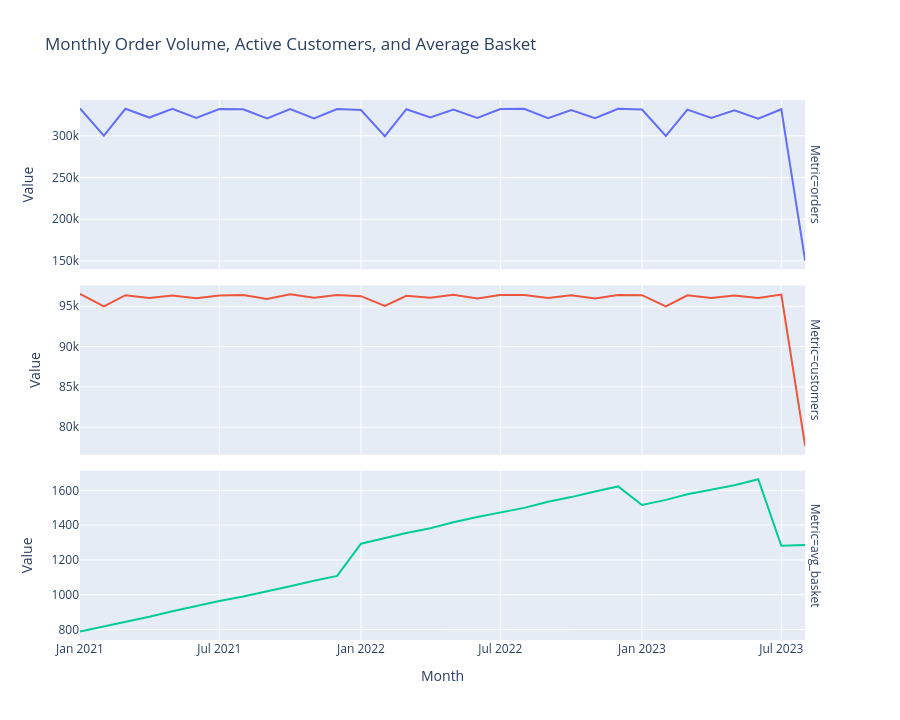

Write notebook code for a chart like this one.
### Code cell
monthly_long = monthly_sales.unpivot(
    index="order_month",
    on=["orders", "customers", "avg_basket"],
    variable_name="metric",
    value_name="value",
)

fig = px.line(
    monthly_long,
    x="order_month",
    y="value",
    color="metric",
    facet_row="metric",
    title="Monthly Order Volume, Active Customers, and Average Basket",
    labels={"order_month": "Month", "value": "Value", "metric": "Metric"},
    height=720,
)
fig.update_yaxes(matches=None)
fig.update_layout(showlegend=False, hovermode="x unified")
fig.show()

### Figure 1 — Plotly figure (JSON) as saved in the notebook; plotly's stock layout.template omitted (floating-point values rounded to 4 significant figures)
{"data": [{"hovertemplate": "Metric=orders<br>Month=%{x}<br>Value=%{y}<extra></extra>", "legendgroup": "orders", "line": {"color": "#636efa", "dash": "solid"}, "marker": {"symbol": "circle"}, "mode": "lines", "name": "orders", "orientation": "v", "showlegend": true, "type": "scatter", "x": ["2021-01-01", "2021-02-01", "2021-03-01", "2021-04-01", "2021-05-01", "2021-06-01", "2021-07-01", "2021-08-01", "2021-09-01", "2021-10-01", "2021-11-01", "2021-12-01", "2022-01-01", "2022-02-01", "2022-03-01", "2022-04-01", "2022-05-01", "2022-06-01", "2022-07-01", "2022-08-01", "2022-09-01", "2022-10-01", "2022-11-01", "2022-12-01", "2023-01-01", "2023-02-01", "2023-03-01", "2023-04-01", "2023-05-01", "2023-06-01", "2023-07-01", "2023-08-01"], "xaxis": "x3", "y": [332800.0, 300200.0, 332400.0, 321900.0, 332200.0, 321500.0, 332000.0, 331900.0, 320800.0, 332100.0, 320900.0, 332100.0, 331000.0, 299500.0, 331800.0, 322100.0, 331400.0, 321400.0, 332200.0, 332300.0, 321200.0, 330700.0, 321000.0, 332300.0, 331600.0, 299800.0, 331400.0, 321300.0, 330600.0, 320600.0, 331900.0, 150200.0], "yaxis": "y3"}, {"hovertemplate": "Metric=customers<br>Month=%{x}<br>Value=%{y}<extra></extra>", "legendgroup": "customers", "line": {"color": "#EF553B", "dash": "solid"}, "marker": {"symbol": "circle"}, "mode": "lines", "name": "customers", "orientation": "v", "showlegend": true, "type": "scatter", "x": ["2021-01-01", "2021-02-01", "2021-03-01", "2021-04-01", "2021-05-01", "2021-06-01", "2021-07-01", "2021-08-01", "2021-09-01", "2021-10-01", "2021-11-01", "2021-12-01", "2022-01-01", "2022-02-01", "2022-03-01", "2022-04-01", "2022-05-01", "2022-06-01", "2022-07-01", "2022-08-01", "2022-09-01", "2022-10-01", "2022-11-01", "2022-12-01", "2023-01-01", "2023-02-01", "2023-03-01", "2023-04-01", "2023-05-01", "2023-06-01", "2023-07-01", "2023-08-01"], "xaxis": "x2", "y": [96540.0, 94980.0, 96370.0, 96020.0, 96320.0, 95980.0, 96330.0, 96390.0, 95900.0, 96470.0, 96050.0, 96400.0, 96260.0, 95030.0, 96300.0, 96040.0, 96420.0, 95960.0, 96400.0, 96400.0, 96020.0, 96350.0, 95960.0, 96410.0, 96370.0, 94980.0, 96360.0, 96030.0, 96340.0, 96020.0, 96450.0, 77650.0], "yaxis": "y2"}, {"hovertemplate": "Metric=avg_basket<br>Month=%{x}<br>Value=%{y}<extra></extra>", "legendgroup": "avg_basket", "line": {"color": "#00cc96", "dash": "solid"}, "marker": {"symbol": "circle"}, "mode": "lines", "name": "avg_basket", "orientation": "v", "showlegend": true, "type": "scatter", "x": ["2021-01-01", "2021-02-01", "2021-03-01", "2021-04-01", "2021-05-01", "2021-06-01", "2021-07-01", "2021-08-01", "2021-09-01", "2021-10-01", "2021-11-01", "2021-12-01", "2022-01-01", "2022-02-01", "2022-03-01", "2022-04-01", "2022-05-01", "2022-06-01", "2022-07-01", "2022-08-01", "2022-09-01", "2022-10-01", "2022-11-01", "2022-12-01", "2023-01-01", "2023-02-01", "2023-03-01", "2023-04-01", "2023-05-01", "2023-06-01", "2023-07-01", "2023-08-01"], "xaxis": "x", "y": [788.4, 817.3, 844.0, 873.7, 905.2, 935.4, 963.7, 989.6, 1018.0, 1049.0, 1080.0, 1108.0, 1294.0, 1328.0, 1355.0, 1382.0, 1416.0, 1447.0, 1471.0, 1499.0, 1535.0, 1561.0, 1594.0, 1623.0, 1516.0, 1545.0, 1578.0, 1606.0, 1630.0, 1664.0, 1281.0, 1286.0], "yaxis": "y"}], "layout": {"annotations": [{"font": {}, "showarrow": false, "text": "Metric=avg_basket", "textangle": 90, "x": 0.98, "xanchor": "left", "xref": "paper", "y": 0.1567, "yanchor": "middle", "yref": "paper"}, {"font": {}, "showarrow": false, "text": "Metric=customers", "textangle": 90, "x": 0.98, "xanchor": "left", "xref": "paper", "y": 0.5, "yanchor": "middle", "yref": "paper"}, {"font": {}, "showarrow": false, "text": "Metric=orders", "textangle": 90, "x": 0.98, "xanchor": "left", "xref": "paper", "y": 0.8433, "yanchor": "middle", "yref": "paper"}], "height": 720, "hovermode": "x unified", "legend": {"title": {"text": "Metric"}, "tracegroupgap": 0}, "showlegend": false, "title": {"text": "Monthly Order Volume, Active Customers, and Average Basket"}, "xaxis": {"anchor": "y", "domain": [0, 0.98], "title": {"text": "Month"}}, "xaxis2": {"anchor": "y2", "domain": [0, 0.98], "matches": "x", "showticklabels": false}, "xaxis3": {"anchor": "y3", "domain": [0, 0.98], "matches": "x", "showticklabels": false}, "yaxis": {"anchor": "x", "domain": [0, 0.3133], "title": {"text": "Value"}}, "yaxis2": {"anchor": "x2", "domain": [0.3433, 0.6567], "title": {"text": "Value"}}, "yaxis3": {"anchor": "x3", "domain": [0.6867, 1.0], "title": {"text": "Value"}}}}
